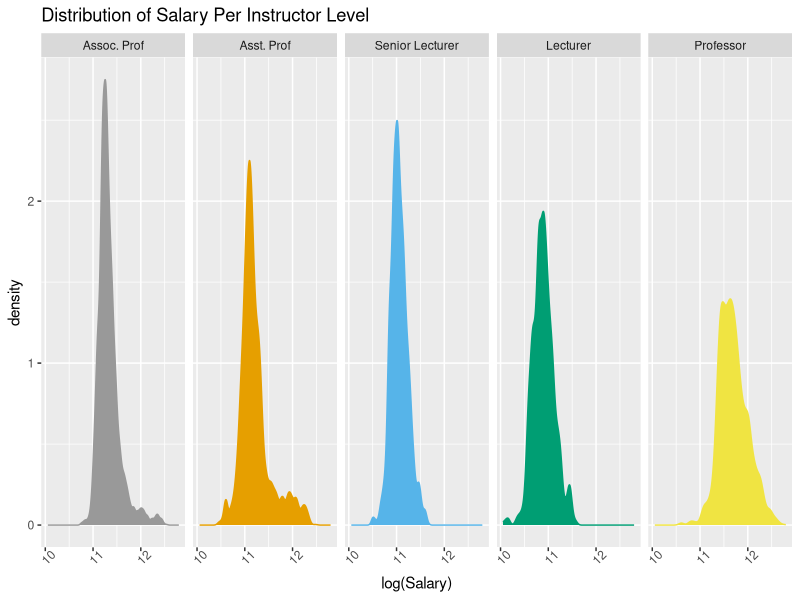
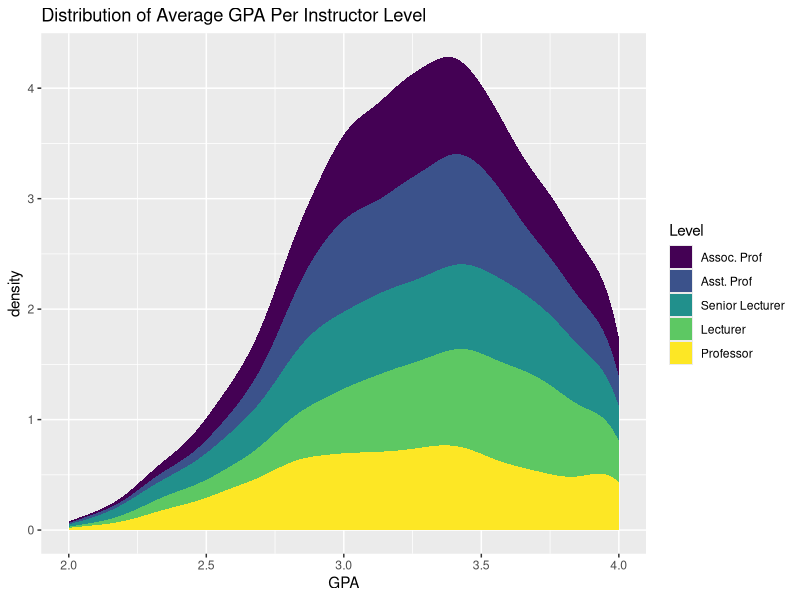

Recreate these plots in R, in order. (Note: this script raises an error after producing the figures.)
## ---- chunk 1
knitr::opts_chunk$set(echo = TRUE)

# library
library(tidyverse)
library(viridis)
library(broom)
library(MASS)
library(mgcv)
library(GGally)

# read in data + edits
df <- read.csv("master_file.csv")
depts <- read.csv("dept.csv")
df <- df %>%
  filter(gpaAverage >= 2) %>%
  filter(Course < 400) %>%
  mutate(
    Class = recode_factor(Class,"Associate Professor" = "Assoc. Prof", "Assistant Professor" = "Asst. Prof"),
    Level = round(Course,digits=-2)
  ) %>%
  filter(Level > 0) %>%
  inner_join(depts) %>% 
  dplyr::select(c(Name,Category,Class,nStudents,Salary,Year,gpaAverage,Level))
cb_palette = c("#999999", "#E69F00", "#56B4E9", "#009E73", "#F0E442", "#0072B2", "#D55E00", "#CC79A7")
## ---- chunk 2
ggplot(df,aes(x=log(Salary),fill=Class,color=Class)) +
  geom_density() + 
  facet_grid(~Class) +
  scale_color_manual(values=cb_palette) + 
  scale_fill_manual(values=cb_palette) + 
  theme(legend.position = "None",axis.text.x = element_text(angle = 45)) +
  ggtitle("Distribution of Salary Per Instructor Level")
  
ggplot(df,aes(x=gpaAverage,fill=Class)) + 
  stat_density() +
  scale_fill_viridis_d()  +
  ggtitle("Distribution of Average GPA Per Instructor Level") +
  xlab("GPA") + 
  labs(fill = "Level")

qplot(df$Level,stat="count",fill=df$Class,binwidth=40) +
  ggtitle("Instructor Breakdown by Course Levels") +
  xlab("Course Level") + 
  ylab("counts") + 
  scale_fill_viridis_d() +
  labs(fill = "Level")

ggplot(df,aes(x=Class,fill=Category)) + 
 stat_count() +
 scale_fill_manual(values=cb_palette) + 
 ggtitle("Breakdown of Departments and Instructor Type") +
 labs(fill = "Departments") +
 xlab("Instructor Level")
## ---- chunk 3
g1 <- df %>%
  group_by(Class,Year,Category,Level) %>%
  summarize(aveGPA=mean(gpaAverage),aveSalary=mean(Salary),sumStudents=sum(nStudents)) %>%
  ggplot(aes(x=aveGPA,y=log(aveSalary),color=sumStudents)) + 
  geom_point(size=2) +
  scale_color_viridis_c() +
  geom_smooth(method="rlm",se=FALSE,color="black") +
  ggtitle("Relationship Between GPA and Log of Salary and Number of Students") +
  xlab("GPA") +
  ylab("Log Salary") +
  facet_wrap(~Year)
g1
## ---- chunk 4
g2 <- df %>%
  group_by(Year) %>%
  summarise(aveGPA=mean(gpaAverage),aveSalary=mean(Salary)) %>%
  ggplot(aes(x=aveGPA,y=log(aveSalary),color=Year)) + 
  geom_point(size=2) +
  scale_color_viridis_c() +
  geom_smooth(method="rlm",se=FALSE,color="black") +
  ggtitle("Relationship Between GPA and Log of Salary in Years") +
  xlab("GPA") +
  ylab("Log Salary")
g2 
## ---- chunk 5
g3 <- df %>%
  dplyr::select(c(Salary,gpaAverage,Year,Class)) %>%
  group_by(Year,Class) %>%
  summarise(aveGPA=mean(gpaAverage),aveSalary=mean(log(Salary))) %>%
  ggplot(aes(x=Year,y=aveGPA,color=aveSalary)) +
  geom_smooth(method="rlm",se=FALSE,color="black")  +
    ggtitle("Relationship Between Salary and GPA per Instructor Level") +
    xlab("Year")  + 
    ylab("Average GPA") + 
    geom_point(size=2,alpha=.7) + 
    facet_grid(~Class)  +
    theme(axis.text.x = element_text(angle = 45)) +
    labs(color = "Salary") + 
    scale_color_viridis_c() 
g3
## ---- chunk 6
g4 <- df %>%
  dplyr::select(c(Salary,gpaAverage,Year,Class,Level)) %>%
  group_by(Level,Class,Year) %>%
  summarise(aveGPA=mean(gpaAverage),aveSalary=mean(Salary)) %>%
  ggplot(aes(x=aveGPA,y=log(aveSalary),color=Class)) +
    geom_point(alpha=.5,size=2) +
    geom_smooth(method="rlm",se=FALSE) +
    scale_color_viridis_d() + 
    ggtitle("Log Salary Over GPA By Course Level") +
    xlab("GPA") +
    ylab("Log Salary") +
  facet_grid(~Level)
g4
## ---- chunk 7
g5 <- df %>%
  dplyr::select(c(Salary,gpaAverage,Category,Year,Class,Level)) %>%
  group_by(Category,Year,Class,Level) %>%
  summarise(aveGPA=mean(gpaAverage),aveSalary=mean(Salary)) %>%
  ggplot(aes(x=aveGPA,y=log(aveSalary),color=Class)) +
    geom_point(alpha=.3) +
    geom_smooth(method="rlm",se=FALSE) +
    scale_color_viridis_d() + 
    ggtitle("Log Salary Over GPA By Department Level") +
    xlab("GPA") +
    ylab("Log Salary") + 
    facet_wrap(~Category)
g5
## ---- chunk 8
gam1.df1 <- augment(gam(Salary ~ gpaAverage, data = df))
gam1.df2 <- augment(gam(Salary ~ Level, data = df))
gam1.df3 <- augment(gam(Salary ~ Year, data = df))
gam1.df4 <- augment(gam(Salary ~ Class, data = df))
gam1.df5 <- augment(gam(Salary ~ Category, data = df))
gam1.df6 <- augment(gam(Salary ~ nStudents, data = df))

r1 <- var(gam1.df1$.fitted)/var(gam1.df1$Salary)
r2 <- var(gam1.df2$.fitted)/var(gam1.df2$Salary)
r3 <- var(gam1.df3$.fitted)/var(gam1.df3$Salary)
r4 <- var(gam1.df4$.fitted)/var(gam1.df4$Salary)
r5 <- var(gam1.df5$.fitted)/var(gam1.df5$Salary)
r6 <- var(gam1.df6$.fitted)/var(gam1.df6$Salary)

vars <- c("GPA","Course Level","Year","Instructor Level","Department","Number of Students")
explained.var <- c(r1,r2,r3,r4,r5,r6)
explained.var.df <- data.frame(vars,explained.var)

ggplot(explained.var.df,aes(x=reorder(vars,explained.var),y=explained.var,color=vars)) +
  geom_point(size=2) +
  scale_color_viridis_d() +
  ggtitle("Explained Variance Per Variable") +
  xlab("Variable") +
  ylab("Explained Variance") +
  theme(legend.position = "None")
## ---- chunk 9
gam2.df <- augment(gam(Salary ~ Class + Category, data = df))
gam3.df <- augment(gam(Salary ~ Class + Category + Level, data = df))
gam4.df <- augment(gam(Salary ~ Class + Category + Level + gpaAverage, data = df))
gam5.df <- augment(gam(Salary ~ Class + Category + Level + gpaAverage, data = df))

r2 <- var(gam2.df$.fitted)/var(gam2.df$Salary)
r3 <- var(gam3.df$.fitted)/var(gam3.df$Salary)
r4 <- var(gam4.df$.fitted)/var(gam4.df$Salary)
r5 <- var(gam5.df$.fitted)/var(gam5.df$Salary)
## ---- chunk 10
gams <- c("Gam 2","Gam 3","Gam 4","Gam 5")
explained.var <- c(r2,r3,r4,r5)
explained.var.df.gam <- data.frame(gams,explained.var)

ggplot(explained.var.df.gam,aes(x=gams,y=explained.var,color=gams)) +
  geom_point(size=2) +
  scale_color_viridis_d() +
  ggtitle("Explained Variance Per Gam Model") +
  xlab("Gam Model") +
  ylab("Explained Variance") +
  theme(legend.position = "None")
## ---- chunk 11
gg.gam2 <- 
  ggplot(data = gam2.df, aes(x = .fitted, y = Salary)) + 
  geom_point() + 
  ggtitle("Gam 2: Response vs. Fitted") + 
  geom_smooth(method = "loess")

gg.gam3 <- 
  ggplot(data = gam3.df, aes(x = .fitted, y = Salary)) + 
  geom_point() + 
  ggtitle("Gam 3: Response vs. Fitted") + 
  geom_smooth(method = "loess")

gg.gam4 <- 
  ggplot(data = gam4.df, aes(x = .fitted, y = Salary)) + 
  geom_point() + 
  ggtitle("Gam 4: Response vs. Fitted") + 
  geom_smooth(method = "loess")

gg.gam5 <- 
  ggplot(data = gam5.df, aes(x = .fitted, y = Salary)) + 
  geom_point() + 
  ggtitle("Gam 5: Response vs. Fitted") + 
  geom_smooth(method = "loess")

gg.gam2
gg.gam3
gg.gam4
gg.gam5
## ---- chunk 12
gam2 <- ggplot(data = gam2.df, aes(x = .resid)) + geom_histogram(binwidth = 40) + ggtitle("Gam 2: Residuals")
gam3 <- ggplot(data = gam3.df, aes(x = .resid)) + geom_histogram(binwidth = 40) + ggtitle("Gam 3: Residuals")
gam4 <- ggplot(data = gam4.df, aes(x = .resid)) + geom_histogram(binwidth = 40) + ggtitle("Gam 4: Residuals")
gam5 <- ggplot(data = gam5.df, aes(x = .resid)) + geom_histogram(binwidth = 40) + ggtitle("Gam 5: Residuals")

gam2
gam3
gam4
gam5
## ---- chunk 13
g4 <- gam(Salary ~ Class + Category + Level + gpaAverage, data = df)
predictions <- predict.gam(g4,newdata = df) 
df$preds <- as.vector(predictions)
## ---- chunk 14
df %>%
  dplyr::select(Category,Year,nStudents,gpaAverage) %>%
  group_by(Category,Year) %>%
  summarise(sumStudents = sum(nStudents),GPA = mean(gpaAverage)) %>%
  ggplot(aes(x=Year,y=sumStudents,color=GPA)) +
  geom_point(size=2) +
  geom_line() +
  scale_color_viridis_c() +
  ggtitle("Number of Students Versus GPA") +
  ylab("Number of Students") +
  xlab("Year") +
  facet_wrap(~Category,ncol=2)
## ---- chunk 15
g1 <- ggplot(df,aes(x=gpaAverage,fill=Class)) + 
  stat_density() +
  scale_fill_viridis_d() +
  ggtitle("Distribution of Average GPA Per Class")

g2 <- df %>%
  group_by(Class) %>%
  ggplot(aes(x=gpaAverage,y=Salary,color=Class)) +
  geom_point(alpha=.1) + 
  geom_smooth(se=FALSE) +
  xlab("GPA") +
  ylab("Salary") +
  ggtitle("Average GPA and Average Salary Per Class Type")

g3 <- df %>%
  group_by(Class,Year) %>%
  ggplot(aes(x=gpaAverage,y=Salary,color=Class)) +
  geom_point(alpha=.1) + 
  geom_smooth(se=FALSE) +
  xlab("GPA") +
  ylab("Salary") +
  ggtitle("Average GPA and Average Salary Per Class Type") +
  facet_wrap(~Year)
  
#g1
#g2
#g3
